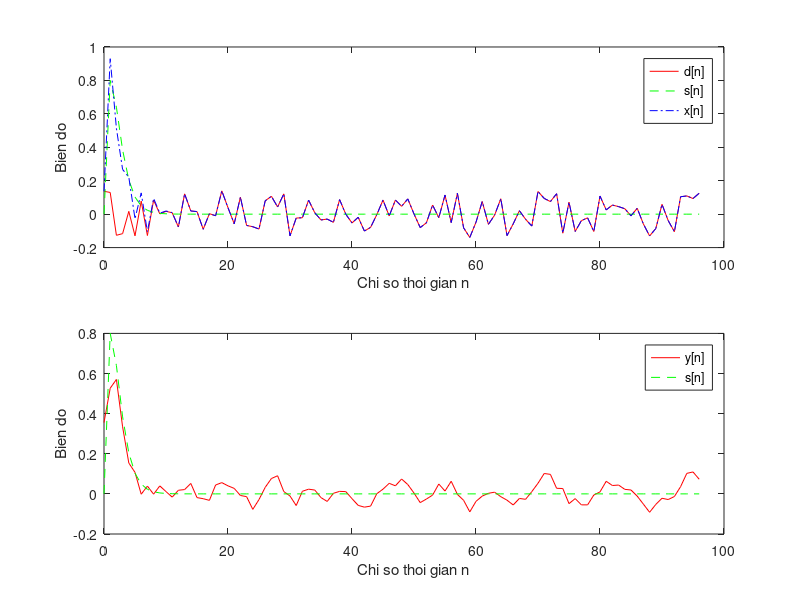
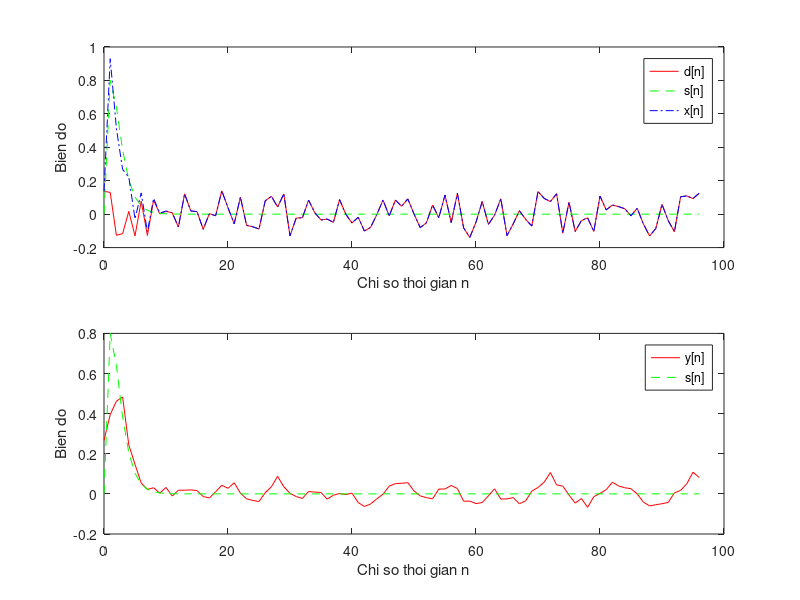

Source code (MATLAB) for these figures, in order:
clf;
R=97;
d=0.28*(rand(R,1)-0.5);
m=0:R-1;
s=2*m.*(0.4.^m);
x=s+d';
figure(1);
subplot(2,1,1);
plot(m,d','r-',m,s,'g--',m,x,'b-.');
xlabel('Chi so thoi gian n'); ylabel('Bien do');
legend('d[n]','s[n]','x[n]');
x1=[0 0 x]; x2=[0 x 0]; x3=[x 0 0];
y=(x1+x2+x3)/3;
subplot(2,1,2);
plot(m,y(2:R+1),'r-',m,s,'g--');
legend('y[n]','s[n]');
xlabel('Chi so thoi gian n'); ylabel('Bien do');
figure(2);
subplot(2,1,1);
plot(m,d','r-',m,s,'g--',m,x,'b-.');
xlabel('Chi so thoi gian n'); ylabel('Bien do');
legend('d[n]','s[n]','x[n]');
y1=[0 0 0 x]; y2=[0 0 x 0]; y3=[0 x 0 0]; y4=[x 0 0 0];
y=(y1+y2+y3+y4)/4;
subplot(2,1,2);
plot(m,y(2:R+1),'r-',m,s,'g--');
legend('y[n]','s[n]');
xlabel('Chi so thoi gian n'); ylabel('Bien do');
